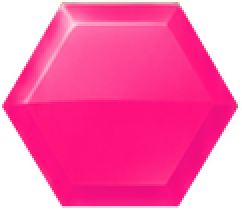
#> input picture docs/v2/素材/六角块/母件/10_png_桃粉.png, 121 x 105 px, given in place of btn_green_normal.png, which was not available (shown 2 times larger)
$ python verify_a.py
#> lines starting #> are read from the running program, lines starting #| are printed output that depends on the picture; after the words box and inside, x2 and y2 are one past the last pixel; in counts of white or black regions, pixels touching at a corner belong together
### docs/v2/制作记录/补充20261118/P2-13/A/redraw_a.py
"""P2-13 A: analytic native geometry and vector retracing, never bitmap upscaling."""
from pathlib import Path
from io import BytesIO
import hashlib,json,subprocess,math,shutil,os
import numpy as np,cv2
from PIL import Image,ImageDraw,ImageFilter
from scipy import ndimage as ndi
from scipy.interpolate import RectBivariateSpline

HERE=Path(__file__).resolve().parent;ROOT=HERE.parents[3];ART=ROOT/'素材'
BEFORE=HERE/'before';BEFORE.mkdir(exist_ok=True)
SPEC=[]
for col in ['green','blue','grey']:
 for state in ['normal','pressed','disabled']:SPEC.append(f'UI/通用/btn_{col}_{state}.png')
for stem,folder,states in [('btn_close','通用',['normal','pressed']),('hud_btn_square_blue','HUD',['normal','pressed']),('hud_btn_square_purple','HUD',['normal','pressed']),('toggle_knob','通用',['on','off','disabled']),('toggle_track','通用',['on','off','disabled'])]:
 for state in states:SPEC.append(f'UI/{folder}/{stem}_{state}.png')
SPEC += ['UI/主页/home_side_entry.png','UI/主页/home_side_label.png','UI/图标/icon_back.png','UI/通用/logo_title.png']
assert len(SPEC)==25
for rel in SPEC:
 p=BEFORE/rel;p.parent.mkdir(parents=True,exist_ok=True)
 if not p.exists():shutil.copyfile(ART/rel,p)
def sha(p):return hashlib.sha256(p.read_bytes()).hexdigest()
def old(rel):return Image.open(BEFORE/rel).convert('RGBA')
#> called with rel = 'UI/通用/btn_green_normal.png'
#> returned value is the input picture: PIL image 121x105 RGBA; mean R, G, B, A 223, 48.9, 112.1, 180.9
K=8
def gradient(size,a,b):
 w,h=size;ys=np.linspace(0,1,h)[:,None,None];c=np.asarray(a)[None,None,:]*(1-ys)+np.asarray(b)[None,None,:]*ys
 return Image.fromarray(np.uint8(np.broadcast_to(c,(h,w,3)).copy())).convert('RGBA')
def mask(size,box,r):
 im=Image.new('L',size);ImageDraw.Draw(im).rounded_rectangle(box,radius=r,fill=255);return im
# [71 lines left out: functions rounded, finish, capsule, path_for, retrace, fit_colour_fields, not called in this run]

# [21 lines that do not run on import are left out]

### docs/v2/制作记录/补充20261118/P2-13/A/verify_a.py
from pathlib import Path
import json
import numpy as np
from PIL import Image
from scipy import ndimage as ndi
import redraw_a as r
recs=[]
for rel in r.SPEC:
 old=r.old(rel);new=Image.open(r.ART/rel);small=new.resize(old.size,Image.Resampling.LANCZOS)
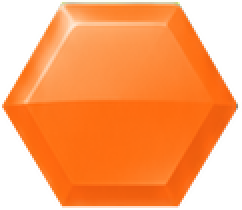
#> input picture docs/v2/素材/六角块/母件/11_png_橙蜜.png, 121 x 105 px, given in place of btn_green_normal.png, which was not available (shown 2 times larger)
#> further down, new is the input picture: PIL image 121x105 RGBA; mean R, G, B, A 217.1, 124.7, 39.6, 180.9
 a=np.array(old.getchannel('A'))>127;b=np.array(small.getchannel('A'))>127
#> after `a = np.array(old.getchannel('A')) > 127`:
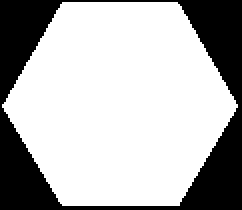
#> a: shape (105, 121) bool (shown 2 times larger); 70.9% white; 1 black region, box (x1, y1, x2, y2) and area: (0, 0, 121, 105) 3703
 ab=a^ndi.binary_erosion(a);bb=b^ndi.binary_erosion(b)
#> after `ab = a ^ ndi.binary_erosion(a)`:
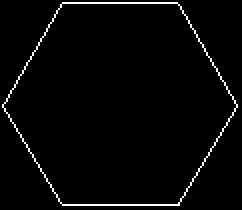
#> ab: shape (105, 121) bool (shown 2 times larger); 2.5% white in thin lines or dots
 dist=max(ndi.distance_transform_edt(~ab)[bb].max(),ndi.distance_transform_edt(~bb)[ab].max())
#> dist = 0
 err=np.abs(np.array(old).astype(float)[:,:,:3]-np.array(small).astype(float)[:,:,:3])[a&b].mean()
#> err = 58.46
#> (the run stopped early here; a loop or call above may not have finished)
